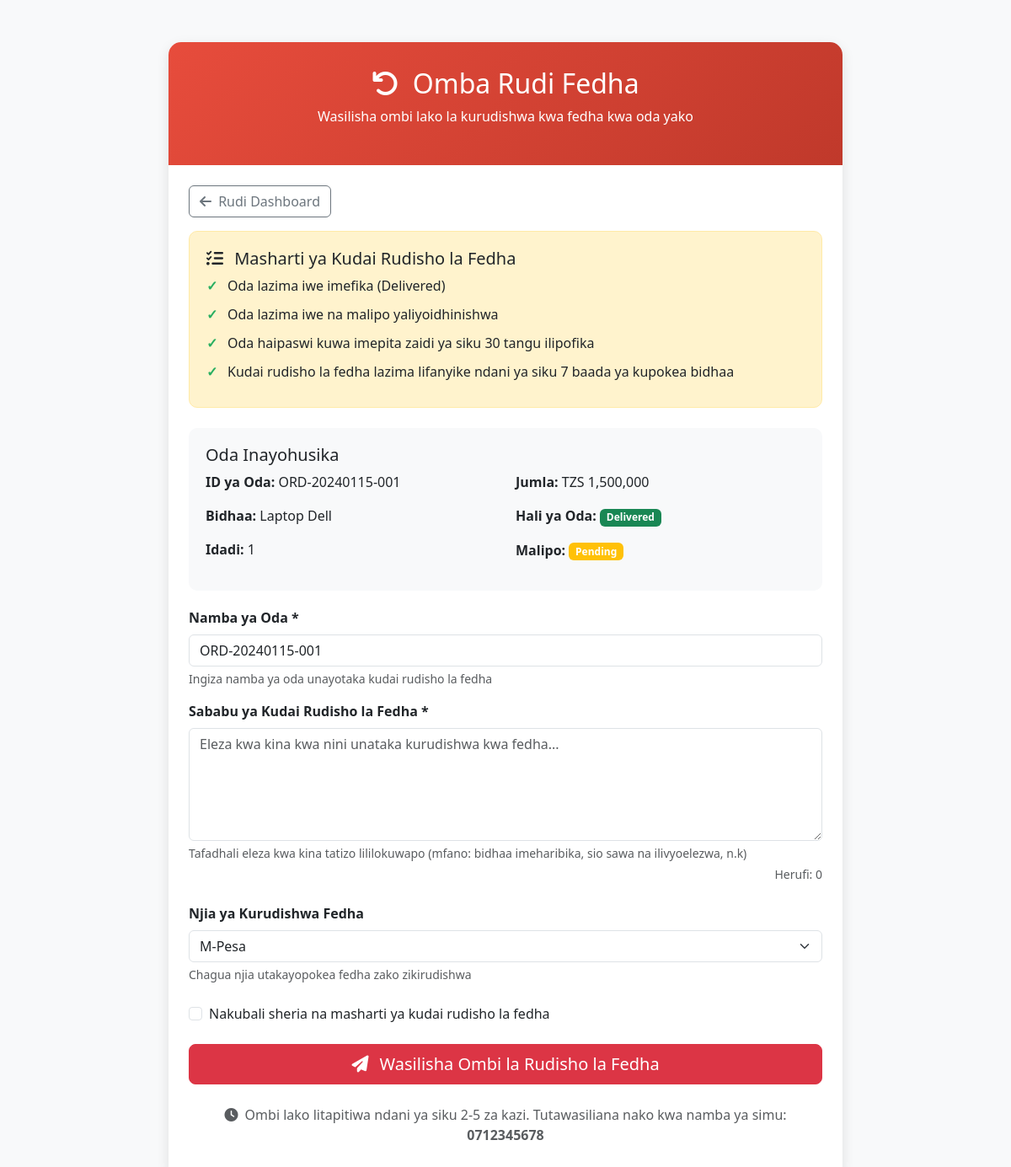
/request_refund.php?order_id=ORD-20240115-001 (signed in), run on the app's committed database.
### tables this page shows
CREATE TABLE orders (
    id INT AUTO_INCREMENT PRIMARY KEY,
    order_id VARCHAR(50) UNIQUE NOT NULL,
    customer_id INT NOT NULL,
    customer_name VARCHAR(100) NOT NULL,
    phone VARCHAR(20) NOT NULL,
    product_name VARCHAR(100) NOT NULL,
    quantity INT DEFAULT 1,
    unit_price DECIMAL(10,2) NOT NULL,
    total_price DECIMAL(10,2) NOT NULL,
    status ENUM('Processing','Shipped','Delivered','Cancelled') DEFAULT 'Processing',
    description TEXT,
    date_created TIMESTAMP DEFAULT CURRENT_TIMESTAMP,
    FOREIGN KEY (customer_id) REFERENCES customers(id) ON DELETE CASCADE
);

CREATE TABLE customers (
    id INT AUTO_INCREMENT PRIMARY KEY,
    name VARCHAR(100) NOT NULL,
    phone VARCHAR(20) UNIQUE NOT NULL,
    email VARCHAR(100),
    address TEXT,
    password VARCHAR(255),
    role ENUM('customer','admin') DEFAULT 'customer',
    date_created TIMESTAMP DEFAULT CURRENT_TIMESTAMP
);

### request_refund.php (the view, shortened to what this page needs)
<?php
require 'db.php';
$customer_id = $_SESSION['customer_id'];
$order_id = $_GET['order_id'] ?? '';
$stmt = $conn->prepare("SELECT * FROM customers WHERE id = ?");
$stmt->execute([$customer_id]);
$customer = $stmt->fetch();
$order = null;
if (!empty($order_id)) {
    $order_stmt = $conn->prepare("
        SELECT o.*, p.status as payment_status
        FROM orders o
        LEFT JOIN payments p ON o.order_id = p.order_id
        WHERE o.order_id = ? AND o.customer_id = ?
    ");
    $order_stmt->execute([$order_id, $customer_id]);
    $order = $order_stmt->fetch();
}
?>
<!DOCTYPE html>
<html lang="sw">
<head>
    <link href="https://cdn.jsdelivr.net/npm/bootstrap@5.3.3/dist/css/bootstrap.min.css" rel="stylesheet">
    <link href="https://cdnjs.cloudflare.com/ajax/libs/font-awesome/6.4.0/css/all.min.css" rel="stylesheet">
</head>
<body>
    <div class="refund-card">
        <div class="refund-header">
            <h2><i class="fas fa-undo me-2"></i> Omba Rudi Fedha</h2>
            <p>Wasilisha ombi lako la kurudishwa kwa fedha kwa oda yako</p>
        </div>
        <div class="p-4">
            <div class="mb-3">
                <a href="customer_dashboard.php" class="btn btn-outline-secondary">
                    <i class="fas fa-arrow-left me-1"></i> Rudi Dashboard
                </a>
            </div>
            <div class="requirements mb-4">
                <h5><i class="fas fa-list-check me-2"></i> Masharti ya Kudai Rudisho la Fedha</h5>
                <div class="requirement-item">Oda lazima iwe imefika (Delivered)</div>
                <div class="requirement-item">Oda lazima iwe na malipo yaliyoidhinishwa</div>
                <div class="requirement-item">Oda haipaswi kuwa imepita zaidi ya siku 30 tangu ilipofika</div>
                <div class="requirement-item">Kudai rudisho la fedha lazima lifanyike ndani ya siku 7 baada ya kupokea bidhaa</div>
            </div>
            <?php if ($order): ?>
            <div class="order-info">
                <h5>Oda Inayohusika</h5>
                <div class="row">
                    <div class="col-md-6">
                        <p><strong>ID ya Oda:</strong> <?= $order['order_id'] ?></p>
                        <p><strong>Bidhaa:</strong> <?= htmlspecialchars($order['product_name']) ?></p>
                        <p><strong>Idadi:</strong> <?= $order['quantity'] ?></p>
                    </div>
                    <div class="col-md-6">
                        <p><strong>Jumla:</strong> TZS <?= number_format($order['total_price'], 0) ?></p>
                        <p><strong>Hali ya Oda:</strong>
                            <span class="badge bg-<?= $order['status'] == 'Delivered' ? 'success' : 'warning' ?>">
                                <?= $order['status'] ?>
                            </span>
                        </p>
                        <p><strong>Malipo:</strong>
                            <span class="badge bg-<?= $order['payment_status'] == 'Approved' ? 'success' : 'warning' ?>">
                                <?= $order['payment_status'] ?? 'Pending' ?>
                            </span>
                        </p>
                    </div>
                </div>
            </div>
            <?php endif; ?>
            <form method="POST">
                <div class="mb-3">
                    <label class="form-label fw-bold">Namba ya Oda *</label>
                    <input type="text" name="order_id" class="form-control"
                           value="<?= $order_id ?: ($_POST['order_id'] ?? '') ?>"
                           placeholder="Mfano: ORD-20240115-001" required>
                    <div class="form-text">Ingiza namba ya oda unayotaka kudai rudisho la fedha</div>
                </div>
                <div class="mb-4">
                    <label class="form-label fw-bold">Sababu ya Kudai Rudisho la Fedha *</label>
                    <textarea name="reason" class="form-control" rows="5"
                              placeholder="Eleza kwa kina kwa nini unataka kurudishwa kwa fedha..." required><?= $_POST['reason'] ?? '' ?></textarea>
                    <div class="form-text">Tafadhali eleza kwa kina tatizo lililokuwapo (mfano: bidhaa imeharibika, sio sawa na ilivyoelezwa, n.k)</div>
                </div>
                <div class="mb-4">
                    <label class="form-label fw-bold">Njia ya Kurudishwa Fedha</label>
                    <select class="form-select" name="refund_method">
                        <option value="M-Pesa">M-Pesa</option>
                    </select>
                    <div class="form-text">Chagua njia utakayopokea fedha zako zikirudishwa</div>
                </div>
                <div class="mb-4">
                    <div class="form-check">
                        <input class="form-check-input" type="checkbox" id="terms" required>
                        <label class="form-check-label" for="terms">
                            Nakubali sheria na masharti ya kudai rudisho la fedha
                        </label>
                    </div>
                </div>
                <div class="d-grid">
                    <button type="submit" class="btn btn-danger btn-lg">
                        <i class="fas fa-paper-plane me-2"></i> Wasilisha Ombi la Rudisho la Fedha
                    </button>
                </div>
            </form>
            <div class="mt-4 text-center">
                <p class="text-muted">
                    <i class="fas fa-clock me-1"></i>
                    Ombi lako litapitiwa ndani ya siku 2-5 za kazi. Tutawasiliana nako kwa namba ya simu:
                    <strong><?= htmlspecialchars($customer['phone']) ?></strong>
                </p>
            </div>
        </div>
    </div>
</body>
</html>

### request_refund.php (style rules this page uses)
body { background: #f8f9fa; font-family: 'Segoe UI', sans-serif; }
.refund-card { max-width: 800px; margin: 50px auto; background: white; border-radius: 15px; box-shadow: 0 5px 15px rgba(0,0,0,0.1); overflow: hidden; }
.refund-header { background: linear-gradient(135deg, #e74c3c 0%, #c0392b 100%); color: white; padding: 30px; text-align: center; }
.order-info { background: #f8f9fa; border-radius: 10px; padding: 20px; margin-bottom: 20px; }
.requirements { background: #fff3cd; border: 1px solid #ffeaa7; border-radius: 10px; padding: 20px; margin-bottom: 20px; }
.requirement-item { margin-bottom: 10px; padding-left: 25px; position: relative; }
.requirement-item:before { content: "✓"; position: absolute; left: 0; color: #27ae60; font-weight: bold; }

### data on the page
orders: order "ORD-20240115-001", product_name "Laptop Dell", quantity "1", total_price "1,500,000", status "Delivered"
customers: phone "0712345678"

### other printed values
$order['payment_status'] "Pending"
